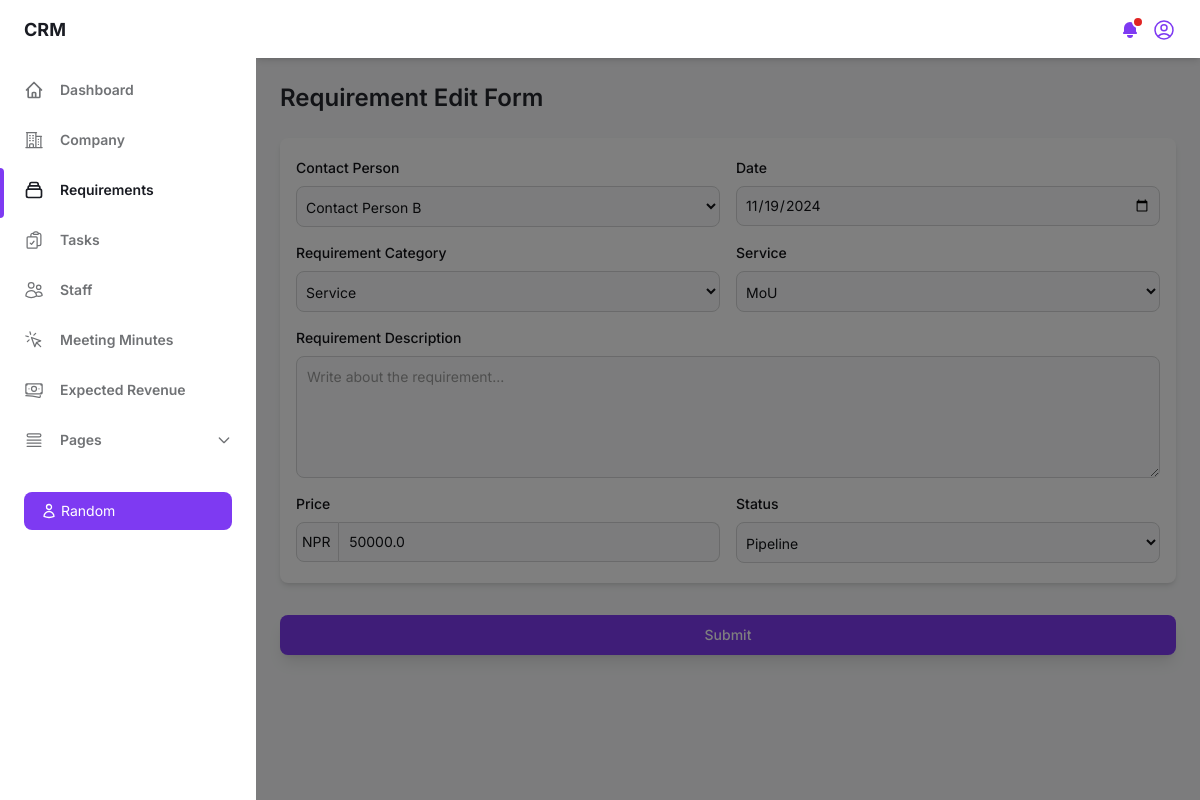
The app's page /edit-requirement/84/ (signed in), older data.
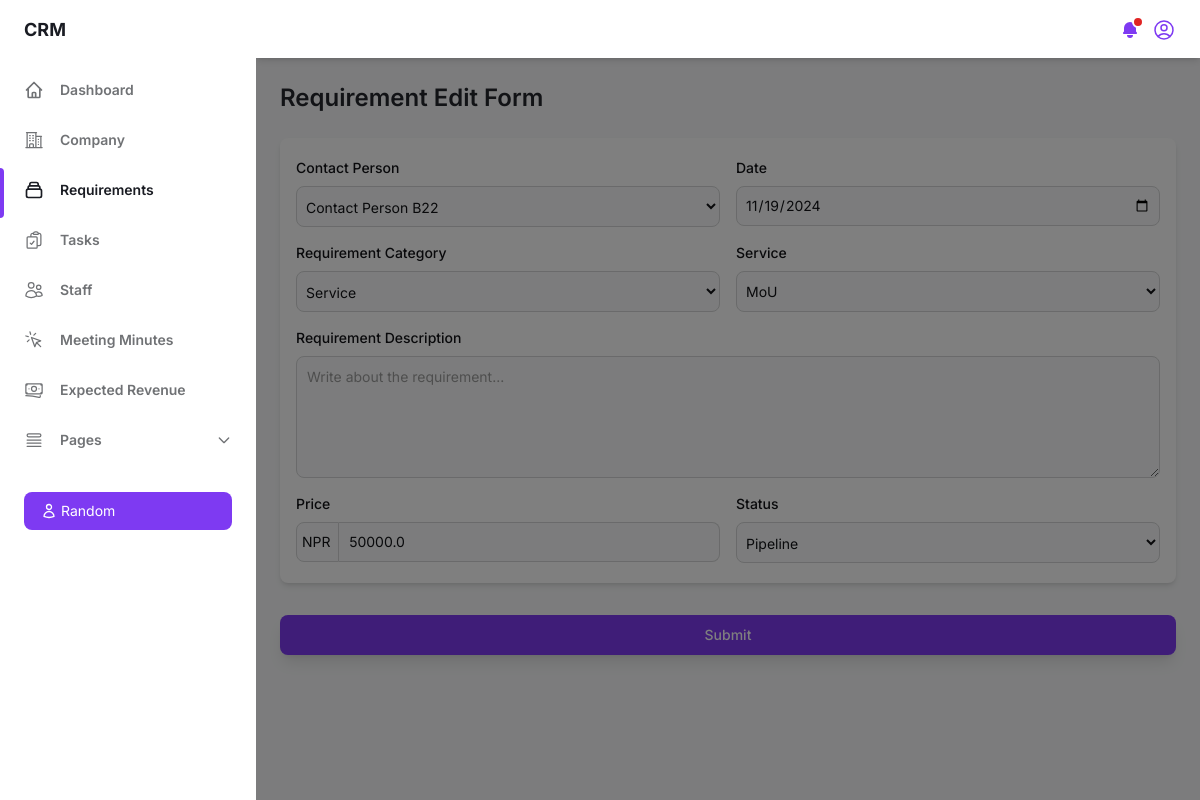
The same page, newer data.
### crm_app/models.py (models this page shows, shortened)
class Requirement(models.Model):
    company = models.ForeignKey('Company', on_delete=models.CASCADE, related_name='company_requirements')
    date = models.DateField(default=now)
    contact_name = models.ForeignKey('Contact', on_delete=models.SET_NULL, null=True, blank=True, related_name='contact_requirements')
    requirement_type = models.CharField(max_length=100)
    brand = models.ForeignKey('Brand', on_delete=models.SET_NULL, null=True, blank=True, related_name='brand_requirements')
    product_name = models.ForeignKey('Product', on_delete=models.SET_NULL, null=True, blank=True, related_name='product_requirements')
    service = models.ForeignKey('Service', on_delete=models.SET_NULL, null=True, blank=True, related_name='service_requirements')
    requirement_description = models.TextField(null=True, blank=True)
    currency = models.CharField(max_length=100, null=True, blank=True)
    price = models.FloatField(null=True, blank=True, default=0.00)
    status = models.CharField(max_length=100)
    progress = models.CharField(max_length=100, default='Initiated')

class Contact(models.Model):
    company = models.ForeignKey(Company, on_delete=models.CASCADE, related_name='company_contacts')
    contact_name = models.CharField(max_length=100)
    designation = models.CharField(max_length=100, null=True, blank=True)
    email = models.EmailField(null=True, blank=True)
    phone_number = models.CharField(max_length=20, null=True, blank=True)
    DOB = models.DateField(null=True, blank=True)
    religion = models.CharField(max_length=100, null=True, blank=True)

### crm_app/views.py (the view)
# urls.py: path('edit-requirement/<int:requirement_id>/', views.requirementeditform, name='requirementeditform'),
def requirementeditform(request, requirement_id):
    if 'staff_id' not in request.session:
        return redirect('login')
    staff_id = request.session.get('staff_id')
    user = get_object_or_404(Staff, id=staff_id)
    requirement = get_object_or_404(Requirement, id=requirement_id)
    company = requirement.company
    contacts = Contact.objects.filter(company=company)
    services = Service.objects.values('id', 'service_name').distinct().order_by('service_name')
    brands = Brand.objects.values('id', 'brand_name').distinct().order_by('brand_name')
    products = Product.objects.values('id', 'product_name').distinct().order_by('product_name')
    return render(request, 'requirementeditform.html', {'user': user, 'requirement': requirement, 'contacts': contacts, 'services': services, 'brands': brands, 'products': products})

### templates/requirementeditform.html (shortened to what the changed rows need)
{% load static %}
<!DOCTYPE html>
<html :class="{ 'theme-dark': dark }" x-data="data()" lang="en">
<head>
    <link rel="stylesheet" href="{% static 'css/tailwind.output.css' %}" />
    <link rel="stylesheet" href="{% static 'css/style.css' %}" />
</head>
<body>
    <div class="flex h-screen bg-gray-50 dark:bg-gray-900" :class="{ 'overflow-hidden': isSideMenuOpen }">
        <div class="flex flex-col flex-1 w-full">
            <div id="new-requirement-form">
                <main class="h-full pb-16 overflow-y-auto">
                    <form id="requirementForm" action="{% url 'update_requirement' requirement.id %}" method="POST">
                        <div class="container px-6 mx-auto grid">
                            <h2 class="my-6 text-2xl font-semibold text-gray-700 dark:text-gray-200">Requirement Edit Form</h2>
                            <div class="px-4 py-5 mb-8 bg-white rounded-lg shadow-md dark:bg-gray-800">
                                <div class="grid gap-4 md:grid-cols-2">
                                    <div class="mb-4">
                                        <label for="contact-person" class="block mb-2 text-sm font-medium text-gray-900 dark:text-white">Contact Person</label>
                                        <select id="contact-person" name="contact-person" class="bg-gray-50 border border-gray-300 text-gray-900 text-sm rounded-lg focus:ring-blue-500 focus:border-blue-500 block w-full p-2.5 pl-[5px] dark:bg-gray-700 dark:border-gray-600 dark:placeholder-gray-400 dark:text-white dark:focus:ring-blue-500 dark:focus:border-blue-500" required>
                                            {% for contact in contacts %}
                                                <option value="{{ contact.id }}" {% if requirement.contact_name == contact %}selected{% endif %}>{{ contact.contact_name }}</option>
                                            {% endfor %}
                                        </select>
                                    </div>
                                    <div>
                                        <label for="date" class="block mb-2 text-sm font-medium text-gray-900 dark:text-white">Date</label>
                                        <input id="date" name="date" value="{{ requirement.date|date:'Y-m-d' }}" type="date" class="bg-gray-50 border border-gray-300 text-gray-900 text-sm rounded-lg focus:ring-blue-500 focus:border-blue-500 block w-full p-2 dark:bg-gray-700 dark:border-gray-600 dark:placeholder-gray-400 dark:text-white dark:focus:ring-blue-500 dark:focus:border-blue-500" placeholder="Select date" required>
                                    </div>
                                </div>
                                <div class="flex gap-4 mb-4">
                                    <div class="flex-grow w-1/2">
                                        <label for="requirement-category" class="block mb-2 text-sm font-medium text-gray-900 dark:text-white">Requirement Category</label>
                                        <select id="requirement-category" name="requirement-category" class="bg-gray-50 border border-gray-300 text-gray-900 text-sm rounded-lg focus:ring-blue-500 focus:border-blue-500 block w-full p-2.5 pl-[5px] dark:bg-gray-700 dark:border-gray-600 dark:placeholder-gray-400 dark:text-white dark:focus:ring-blue-500 dark:focus:border-blue-500" required>
                                            <option value="Service" {% if requirement.requirement_type == "Service" %} selected {% endif %}>Service</option>
                                        </select>
                                    </div>
                                </div>
                                <div class="grid gap-4 md:grid-cols-2">
                                    <div>
                                        <div class="flex items-center">
                                            <div class="relative w-full">
                                                <input type="number" id="price" value="{{ requirement.price }}" name="price" min="0" step="0.01" class="block ps-2.5 py-[9px] w-full z-20 text-sm text-gray-900 bg-gray-50 rounded-e-lg border-s-0 border border-gray-300 focus:ring-blue-500 focus:border-blue-500 dark:bg-gray-700 dark:border-s-gray-700 dark:border-gray-600 dark:placeholder-gray-400 dark:text-white dark:focus:border-blue-500" placeholder="Enter amount" required />
                                            </div>
                                        </div>
                                    </div>
                                    <div>
                                        <label for="progress" class="block mt-4 mb-2 text-sm font-medium text-gray-900 dark:text-white">Status</label>
                                        <select id="progress" name="progress" class="bg-gray-50 border border-gray-300 text-gray-900 text-sm rounded-lg focus:ring-blue-500 focus:border-blue-500 block w-full p-2.5 pl-[5px] dark:bg-gray-700 dark:border-gray-600 dark:placeholder-gray-400 dark:text-white dark:focus:ring-blue-500 dark:focus:border-blue-500" required>
                                            <option value="Pipeline" {% if requirement.progress == "Pipeline" %} selected {% endif %}>Pipeline</option>
                                        </select>
                                    </div>
                                </div>
                            </div>
                        </div>
                    </form>
                </main>
            </div>
        </div>
    </div>
</body>
</html>

Row changes from the older to the newer data that the page shows:
changed through a linked row, Requirement "Service": contact-person "Contact Person B" → "Contact Person B22"
